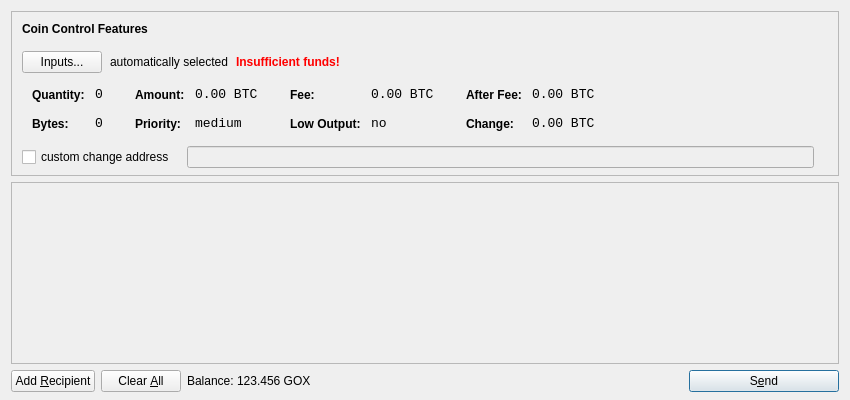
<?xml version="1.0" encoding="UTF-8"?>
<ui version="4.0">
 <class>SendCoinsDialog</class>
 <widget class="QDialog" name="SendCoinsDialog">
  <property name="geometry">
   <rect>
    <x>0</x>
    <y>0</y>
    <width>850</width>
    <height>400</height>
   </rect>
  </property>
  <property name="windowTitle">
   <string>Send Coins</string>
  </property>
  <layout class="QVBoxLayout" name="verticalLayout" stretch="0,1,0">
   <property name="bottomMargin">
    <number>8</number>
   </property>
   <item>
    <widget class="QFrame" name="frameCoinControl">
     <property name="sizePolicy">
      <sizepolicy hsizetype="Expanding" vsizetype="Expanding">
       <horstretch>0</horstretch>
       <verstretch>0</verstretch>
      </sizepolicy>
     </property>
     <property name="maximumSize">
      <size>
       <width>16777215</width>
       <height>16777215</height>
      </size>
     </property>
     <property name="frameShape">
      <enum>QFrame::StyledPanel</enum>
     </property>
     <property name="frameShadow">
      <enum>QFrame::Sunken</enum>
     </property>
     <layout class="QVBoxLayout" name="verticalLayoutCoinControl2">
      <property name="spacing">
       <number>6</number>
      </property>
      <property name="leftMargin">
       <number>0</number>
      </property>
      <property name="topMargin">
       <number>0</number>
      </property>
      <property name="rightMargin">
       <number>0</number>
      </property>
      <property name="bottomMargin">
       <number>6</number>
      </property>
      <item>
       <layout class="QVBoxLayout" name="verticalLayoutCoinControl" stretch="0,0,0,0,1">
        <property name="spacing">
         <number>0</number>
        </property>
        <property name="leftMargin">
         <number>10</number>
        </property>
        <property name="topMargin">
         <number>10</number>
        </property>
        <item>
         <layout class="QHBoxLayout" name="horizontalLayoutCoinControl1">
          <property name="bottomMargin">
           <number>15</number>
          </property>
          <item>
           <widget class="QLabel" name="labelCoinControlFeatures">
            <property name="sizePolicy">
             <sizepolicy hsizetype="Preferred" vsizetype="Maximum">
              <horstretch>0</horstretch>
              <verstretch>0</verstretch>
             </sizepolicy>
            </property>
            <property name="font">
             <font>
              <weight>75</weight>
              <bold>true</bold>
             </font>
            </property>
            <property name="styleSheet">
             <string notr="true">font-weight:bold;</string>
            </property>
            <property name="text">
             <string>Coin Control Features</string>
            </property>
           </widget>
          </item>
         </layout>
        </item>
        <item>
         <layout class="QHBoxLayout" name="horizontalLayoutCoinControl2" stretch="0,0,0,0">
          <property name="spacing">
           <number>8</number>
          </property>
          <property name="bottomMargin">
           <number>10</number>
          </property>
          <item>
           <widget class="QPushButton" name="pushButtonCoinControl">
            <property name="styleSheet">
             <string notr="true"/>
            </property>
            <property name="text">
             <string>Inputs...</string>
            </property>
           </widget>
          </item>
          <item>
           <widget class="QLabel" name="labelCoinControlAutomaticallySelected">
            <property name="text">
             <string>automatically selected</string>
            </property>
            <property name="margin">
             <number>5</number>
            </property>
           </widget>
          </item>
          <item>
           <widget class="QLabel" name="labelCoinControlInsuffFunds">
            <property name="font">
             <font>
              <weight>75</weight>
              <bold>true</bold>
             </font>
            </property>
            <property name="styleSheet">
             <string notr="true">color:red;font-weight:bold;</string>
            </property>
            <property name="text">
             <string>Insufficient funds!</string>
            </property>
            <property name="margin">
             <number>5</number>
            </property>
           </widget>
          </item>
          <item>
           <spacer name="horizontalSpacerCoinControl">
            <property name="orientation">
             <enum>Qt::Horizontal</enum>
            </property>
            <property name="sizeHint" stdset="0">
             <size>
              <width>40</width>
              <height>1</height>
             </size>
            </property>
           </spacer>
          </item>
         </layout>
        </item>
        <item>
         <widget class="QWidget" name="widgetCoinControl" native="true">
          <property name="sizePolicy">
           <sizepolicy hsizetype="Preferred" vsizetype="Preferred">
            <horstretch>0</horstretch>
            <verstretch>0</verstretch>
           </sizepolicy>
          </property>
          <property name="minimumSize">
           <size>
            <width>0</width>
            <height>0</height>
           </size>
          </property>
          <property name="styleSheet">
           <string notr="true"/>
          </property>
          <layout class="QHBoxLayout" name="horizontalLayoutCoinControl5">
           <property name="margin">
            <number>0</number>
           </property>
           <item>
            <layout class="QHBoxLayout" name="horizontalLayoutCoinControl3" stretch="0,0,0,1">
             <property name="spacing">
              <number>20</number>
             </property>
             <property name="topMargin">
              <number>0</number>
             </property>
             <property name="bottomMargin">
              <number>10</number>
             </property>
             <item>
              <layout class="QFormLayout" name="formLayoutCoinControl1">
               <property name="horizontalSpacing">
                <number>10</number>
               </property>
               <property name="verticalSpacing">
                <number>14</number>
               </property>
               <property name="leftMargin">
                <number>10</number>
               </property>
               <property name="topMargin">
                <number>4</number>
               </property>
               <property name="rightMargin">
                <number>6</number>
               </property>
               <item row="0" column="0">
                <widget class="QLabel" name="labelCoinControlQuantityText">
                 <property name="styleSheet">
                  <string notr="true">font-weight:bold;</string>
                 </property>
                 <property name="text">
                  <string>Quantity:</string>
                 </property>
                 <property name="margin">
                  <number>0</number>
                 </property>
                </widget>
               </item>
               <item row="0" column="1">
                <widget class="QLabel" name="labelCoinControlQuantity">
                 <property name="font">
                  <font>
                   <family>Monospace</family>
                   <pointsize>10</pointsize>
                  </font>
                 </property>
                 <property name="cursor">
                  <cursorShape>IBeamCursor</cursorShape>
                 </property>
                 <property name="contextMenuPolicy">
                  <enum>Qt::ActionsContextMenu</enum>
                 </property>
                 <property name="text">
                  <string notr="true">0</string>
                 </property>
                 <property name="margin">
                  <number>0</number>
                 </property>
                 <property name="textInteractionFlags">
                  <set>Qt::LinksAccessibleByMouse|Qt::TextSelectableByKeyboard|Qt::TextSelectableByMouse</set>
                 </property>
                </widget>
               </item>
               <item row="1" column="0">
                <widget class="QLabel" name="labelCoinControlBytesText">
                 <property name="styleSheet">
                  <string notr="true">font-weight:bold;</string>
                 </property>
                 <property name="text">
                  <string>Bytes:</string>
                 </property>
                </widget>
               </item>
               <item row="1" column="1">
                <widget class="QLabel" name="labelCoinControlBytes">
                 <property name="font">
                  <font>
                   <family>Monospace</family>
                   <pointsize>10</pointsize>
                  </font>
                 </property>
                 <property name="cursor">
                  <cursorShape>IBeamCursor</cursorShape>
                 </property>
                 <property name="contextMenuPolicy">
                  <enum>Qt::ActionsContextMenu</enum>
                 </property>
                 <property name="text">
                  <string notr="true">0</string>
                 </property>
                 <property name="textInteractionFlags">
                  <set>Qt::LinksAccessibleByMouse|Qt::TextSelectableByKeyboard|Qt::TextSelectableByMouse</set>
                 </property>
                </widget>
               </item>
              </layout>
             </item>
             <item>
              <layout class="QFormLayout" name="formLayoutCoinControl2">
               <property name="horizontalSpacing">
                <number>10</number>
               </property>
               <property name="verticalSpacing">
                <number>14</number>
               </property>
               <property name="leftMargin">
                <number>6</number>
               </property>
               <property name="topMargin">
                <number>4</number>
               </property>
               <property name="rightMargin">
                <number>6</number>
               </property>
               <item row="0" column="0">
                <widget class="QLabel" name="labelCoinControlAmountText">
                 <property name="styleSheet">
                  <string notr="true">font-weight:bold;</string>
                 </property>
                 <property name="text">
                  <string>Amount:</string>
                 </property>
                 <property name="margin">
                  <number>0</number>
                 </property>
                </widget>
               </item>
               <item row="0" column="1">
                <widget class="QLabel" name="labelCoinControlAmount">
                 <property name="font">
                  <font>
                   <family>Monospace</family>
                   <pointsize>10</pointsize>
                  </font>
                 </property>
                 <property name="cursor">
                  <cursorShape>IBeamCursor</cursorShape>
                 </property>
                 <property name="contextMenuPolicy">
                  <enum>Qt::ActionsContextMenu</enum>
                 </property>
                 <property name="text">
                  <string notr="true">0.00 BTC</string>
                 </property>
                 <property name="textInteractionFlags">
                  <set>Qt::LinksAccessibleByMouse|Qt::TextSelectableByKeyboard|Qt::TextSelectableByMouse</set>
                 </property>
                </widget>
               </item>
               <item row="1" column="0">
                <widget class="QLabel" name="labelCoinControlPriorityText">
                 <property name="styleSheet">
                  <string notr="true">font-weight:bold;</string>
                 </property>
                 <property name="text">
                  <string>Priority:</string>
                 </property>
                </widget>
               </item>
               <item row="1" column="1">
                <widget class="QLabel" name="labelCoinControlPriority">
                 <property name="font">
                  <font>
                   <family>Monospace</family>
                   <pointsize>10</pointsize>
                  </font>
                 </property>
                 <property name="cursor">
                  <cursorShape>IBeamCursor</cursorShape>
                 </property>
                 <property name="contextMenuPolicy">
                  <enum>Qt::ActionsContextMenu</enum>
                 </property>
                 <property name="text">
                  <string>medium</string>
                 </property>
                 <property name="textInteractionFlags">
                  <set>Qt::LinksAccessibleByMouse|Qt::TextSelectableByKeyboard|Qt::TextSelectableByMouse</set>
                 </property>
                </widget>
               </item>
              </layout>
             </item>
             <item>
              <layout class="QFormLayout" name="formLayoutCoinControl3">
               <property name="horizontalSpacing">
                <number>10</number>
               </property>
               <property name="verticalSpacing">
                <number>14</number>
               </property>
               <property name="leftMargin">
                <number>6</number>
               </property>
               <property name="topMargin">
                <number>4</number>
               </property>
               <property name="rightMargin">
                <number>6</number>
               </property>
               <item row="0" column="0">
                <widget class="QLabel" name="labelCoinControlFeeText">
                 <property name="styleSheet">
                  <string notr="true">font-weight:bold;</string>
                 </property>
                 <property name="text">
                  <string>Fee:</string>
                 </property>
                 <property name="margin">
                  <number>0</number>
                 </property>
                </widget>
               </item>
               <item row="0" column="1">
                <widget class="QLabel" name="labelCoinControlFee">
                 <property name="font">
                  <font>
                   <family>Monospace</family>
                   <pointsize>10</pointsize>
                  </font>
                 </property>
                 <property name="cursor">
                  <cursorShape>IBeamCursor</cursorShape>
                 </property>
                 <property name="contextMenuPolicy">
                  <enum>Qt::ActionsContextMenu</enum>
                 </property>
                 <property name="text">
                  <string notr="true">0.00 BTC</string>
                 </property>
                 <property name="textInteractionFlags">
                  <set>Qt::LinksAccessibleByMouse|Qt::TextSelectableByKeyboard|Qt::TextSelectableByMouse</set>
                 </property>
                </widget>
               </item>
               <item row="1" column="0">
                <widget class="QLabel" name="labelCoinControlLowOutputText">
                 <property name="styleSheet">
                  <string notr="true">font-weight:bold;</string>
                 </property>
                 <property name="text">
                  <string>Low Output:</string>
                 </property>
                </widget>
               </item>
               <item row="1" column="1">
                <widget class="QLabel" name="labelCoinControlLowOutput">
                 <property name="font">
                  <font>
                   <family>Monospace</family>
                   <pointsize>10</pointsize>
                  </font>
                 </property>
                 <property name="cursor">
                  <cursorShape>IBeamCursor</cursorShape>
                 </property>
                 <property name="contextMenuPolicy">
                  <enum>Qt::ActionsContextMenu</enum>
                 </property>
                 <property name="text">
                  <string>no</string>
                 </property>
                 <property name="textInteractionFlags">
                  <set>Qt::LinksAccessibleByMouse|Qt::TextSelectableByKeyboard|Qt::TextSelectableByMouse</set>
                 </property>
                </widget>
               </item>
              </layout>
             </item>
             <item>
              <layout class="QFormLayout" name="formLayoutCoinControl4">
               <property name="horizontalSpacing">
                <number>10</number>
               </property>
               <property name="verticalSpacing">
                <number>14</number>
               </property>
               <property name="leftMargin">
                <number>6</number>
               </property>
               <property name="topMargin">
                <number>4</number>
               </property>
               <property name="rightMargin">
                <number>6</number>
               </property>
               <item row="0" column="0">
                <widget class="QLabel" name="labelCoinControlAfterFeeText">
                 <property name="styleSheet">
                  <string notr="true">font-weight:bold;</string>
                 </property>
                 <property name="text">
                  <string>After Fee:</string>
                 </property>
                 <property name="margin">
                  <number>0</number>
                 </property>
                </widget>
               </item>
               <item row="0" column="1">
                <widget class="QLabel" name="labelCoinControlAfterFee">
                 <property name="font">
                  <font>
                   <family>Monospace</family>
                   <pointsize>10</pointsize>
                  </font>
                 </property>
                 <property name="cursor">
                  <cursorShape>IBeamCursor</cursorShape>
                 </property>
                 <property name="contextMenuPolicy">
                  <enum>Qt::ActionsContextMenu</enum>
                 </property>
                 <property name="text">
                  <string notr="true">0.00 BTC</string>
                 </property>
                 <property name="textInteractionFlags">
                  <set>Qt::LinksAccessibleByMouse|Qt::TextSelectableByKeyboard|Qt::TextSelectableByMouse</set>
                 </property>
                </widget>
               </item>
               <item row="1" column="0">
                <widget class="QLabel" name="labelCoinControlChangeText">
                 <property name="styleSheet">
                  <string notr="true">font-weight:bold;</string>
                 </property>
                 <property name="text">
                  <string>Change:</string>
                 </property>
                </widget>
               </item>
               <item row="1" column="1">
                <widget class="QLabel" name="labelCoinControlChange">
                 <property name="font">
                  <font>
                   <family>Monospace</family>
                   <pointsize>10</pointsize>
                  </font>
                 </property>
                 <property name="cursor">
                  <cursorShape>IBeamCursor</cursorShape>
                 </property>
                 <property name="contextMenuPolicy">
                  <enum>Qt::ActionsContextMenu</enum>
                 </property>
                 <property name="text">
                  <string notr="true">0.00 BTC</string>
                 </property>
                 <property name="textInteractionFlags">
                  <set>Qt::LinksAccessibleByMouse|Qt::TextSelectableByKeyboard|Qt::TextSelectableByMouse</set>
                 </property>
                </widget>
               </item>
              </layout>
             </item>
            </layout>
           </item>
          </layout>
         </widget>
        </item>
        <item>
         <layout class="QHBoxLayout" name="horizontalLayoutCoinControl4" stretch="0,0,0">
          <property name="spacing">
           <number>12</number>
          </property>
          <property name="sizeConstraint">
           <enum>QLayout::SetDefaultConstraint</enum>
          </property>
          <property name="topMargin">
           <number>5</number>
          </property>
          <property name="rightMargin">
           <number>5</number>
          </property>
          <item>
           <widget class="QCheckBox" name="checkBoxCoinControlChange">
            <property name="text">
             <string>custom change address</string>
            </property>
           </widget>
          </item>
          <item>
           <widget class="QLineEdit" name="lineEditCoinControlChange">
            <property name="enabled">
             <bool>false</bool>
            </property>
            <property name="sizePolicy">
             <sizepolicy hsizetype="Expanding" vsizetype="Fixed">
              <horstretch>0</horstretch>
              <verstretch>0</verstretch>
             </sizepolicy>
            </property>
           </widget>
          </item>
          <item>
           <widget class="QLabel" name="labelCoinControlChangeLabel">
            <property name="sizePolicy">
             <sizepolicy hsizetype="Preferred" vsizetype="Expanding">
              <horstretch>0</horstretch>
              <verstretch>0</verstretch>
             </sizepolicy>
            </property>
            <property name="minimumSize">
             <size>
              <width>0</width>
              <height>0</height>
             </size>
            </property>
            <property name="text">
             <string/>
            </property>
            <property name="margin">
             <number>3</number>
            </property>
           </widget>
          </item>
         </layout>
        </item>
        <item>
         <spacer name="verticalSpacerCoinControl">
          <property name="orientation">
           <enum>Qt::Vertical</enum>
          </property>
          <property name="sizeHint" stdset="0">
           <size>
            <width>800</width>
            <height>1</height>
           </size>
          </property>
         </spacer>
        </item>
       </layout>
      </item>
     </layout>
    </widget>
   </item>
   <item>
    <widget class="QScrollArea" name="scrollArea">
     <property name="widgetResizable">
      <bool>true</bool>
     </property>
     <widget class="QWidget" name="scrollAreaWidgetContents">
      <property name="geometry">
       <rect>
        <x>0</x>
        <y>0</y>
        <width>830</width>
        <height>152</height>
       </rect>
      </property>
      <layout class="QVBoxLayout" name="verticalLayout_2">
       <property name="margin">
        <number>0</number>
       </property>
       <item>
        <layout class="QVBoxLayout" name="entries">
         <property name="spacing">
          <number>6</number>
         </property>
        </layout>
       </item>
       <item>
        <spacer name="verticalSpacer">
         <property name="orientation">
          <enum>Qt::Vertical</enum>
         </property>
         <property name="sizeHint" stdset="0">
          <size>
           <width>20</width>
           <height>40</height>
          </size>
         </property>
        </spacer>
       </item>
      </layout>
     </widget>
    </widget>
   </item>
   <item>
    <layout class="QHBoxLayout" name="horizontalLayout">
     <item>
      <widget class="QPushButton" name="addButton">
       <property name="toolTip">
        <string>Send to multiple recipients at once</string>
       </property>
       <property name="text">
        <string>Add &amp;Recipient</string>
       </property>
       <property name="icon">
        <iconset resource="../bitcoin.qrc">
         <normaloff>:/icons/add</normaloff>:/icons/add</iconset>
       </property>
       <property name="autoDefault">
        <bool>false</bool>
       </property>
      </widget>
     </item>
     <item>
      <widget class="QPushButton" name="clearButton">
       <property name="sizePolicy">
        <sizepolicy hsizetype="Minimum" vsizetype="Fixed">
         <horstretch>0</horstretch>
         <verstretch>0</verstretch>
        </sizepolicy>
       </property>
       <property name="toolTip">
        <string>Remove all transaction fields</string>
       </property>
       <property name="text">
        <string>Clear &amp;All</string>
       </property>
       <property name="icon">
        <iconset resource="../bitcoin.qrc">
         <normaloff>:/icons/remove</normaloff>:/icons/remove</iconset>
       </property>
       <property name="autoRepeatDelay">
        <number>300</number>
       </property>
       <property name="autoDefault">
        <bool>false</bool>
       </property>
      </widget>
     </item>
     <item>
      <layout class="QHBoxLayout" name="horizontalLayout_2">
       <property name="spacing">
        <number>3</number>
       </property>
       <item>
        <widget class="QLabel" name="label">
         <property name="text">
          <string>Balance:</string>
         </property>
        </widget>
       </item>
       <item>
        <widget class="QLabel" name="labelBalance">
         <property name="cursor">
          <cursorShape>IBeamCursor</cursorShape>
         </property>
         <property name="text">
          <string>123.456 GOX</string>
         </property>
         <property name="textInteractionFlags">
          <set>Qt::LinksAccessibleByMouse|Qt::TextSelectableByKeyboard|Qt::TextSelectableByMouse</set>
         </property>
        </widget>
       </item>
      </layout>
     </item>
     <item>
      <spacer name="horizontalSpacer">
       <property name="orientation">
        <enum>Qt::Horizontal</enum>
       </property>
       <property name="sizeHint" stdset="0">
        <size>
         <width>40</width>
         <height>20</height>
        </size>
       </property>
      </spacer>
     </item>
     <item>
      <widget class="QPushButton" name="sendButton">
       <property name="minimumSize">
        <size>
         <width>150</width>
         <height>0</height>
        </size>
       </property>
       <property name="toolTip">
        <string>Confirm the send action</string>
       </property>
       <property name="text">
        <string>S&amp;end</string>
       </property>
       <property name="icon">
        <iconset resource="../bitcoin.qrc">
         <normaloff>:/icons/send</normaloff>:/icons/send</iconset>
       </property>
       <property name="default">
        <bool>true</bool>
       </property>
      </widget>
     </item>
    </layout>
   </item>
  </layout>
 </widget>
 <resources>
  <include location="../bitcoin.qrc"/>
 </resources>
 <connections/>
</ui>
